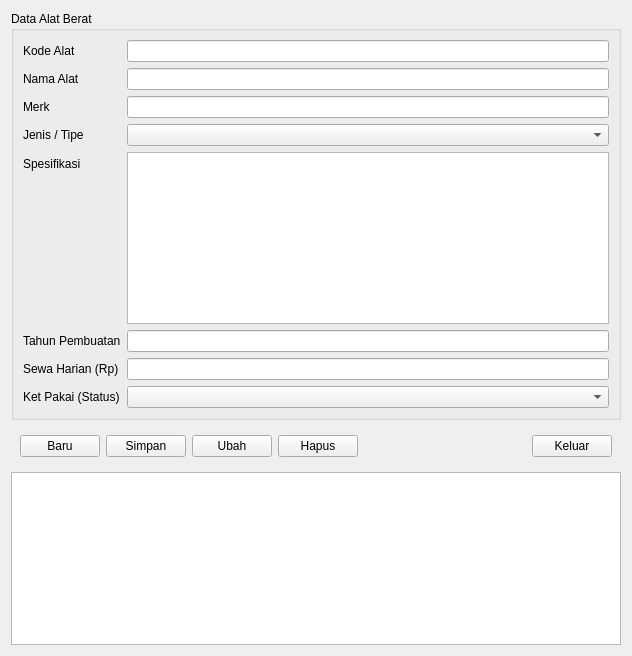
<?xml version="1.0" encoding="UTF-8"?>
<ui version="4.0">
 <class>Form</class>
 <widget class="QWidget" name="Form">
  <property name="geometry">
   <rect>
    <x>0</x>
    <y>0</y>
    <width>632</width>
    <height>656</height>
   </rect>
  </property>
  <property name="windowTitle">
   <string>Form Alat Berat</string>
  </property>
  <layout class="QVBoxLayout" name="verticalLayout">
   <item>
    <widget class="QGroupBox" name="groupBox">
     <property name="title">
      <string>Data Alat Berat</string>
     </property>
     <layout class="QFormLayout" name="formLayout">
      <item row="0" column="0">
       <widget class="QLabel" name="label">
        <property name="text">
         <string>Kode Alat</string>
        </property>
       </widget>
      </item>
      <item row="0" column="1">
       <widget class="QLineEdit" name="lineEdit_KodeAlat"/>
      </item>
      <item row="1" column="0">
       <widget class="QLabel" name="label_2">
        <property name="text">
         <string>Nama Alat</string>
        </property>
       </widget>
      </item>
      <item row="1" column="1">
       <widget class="QLineEdit" name="lineEdit_NamaAlat"/>
      </item>
      <item row="2" column="0">
       <widget class="QLabel" name="label_3">
        <property name="text">
         <string>Merk</string>
        </property>
       </widget>
      </item>
      <item row="2" column="1">
       <widget class="QLineEdit" name="lineEdit_Merk"/>
      </item>
      <item row="3" column="0">
       <widget class="QLabel" name="label_4">
        <property name="text">
         <string>Jenis / Tipe</string>
        </property>
       </widget>
      </item>
      <item row="3" column="1">
       <widget class="QComboBox" name="comboBox_Jenis"/>
      </item>
      <item row="4" column="0">
       <widget class="QLabel" name="label_5">
        <property name="text">
         <string>Spesifikasi</string>
        </property>
       </widget>
      </item>
      <item row="4" column="1">
       <widget class="QTextEdit" name="textEdit_Spesifikasi"/>
      </item>
      <item row="5" column="0">
       <widget class="QLabel" name="label_6">
        <property name="text">
         <string>Tahun Pembuatan</string>
        </property>
       </widget>
      </item>
      <item row="5" column="1">
       <widget class="QLineEdit" name="lineEdit_Tahun"/>
      </item>
      <item row="6" column="0">
       <widget class="QLabel" name="label_7">
        <property name="text">
         <string>Sewa Harian (Rp)</string>
        </property>
       </widget>
      </item>
      <item row="6" column="1">
       <widget class="QLineEdit" name="lineEdit_Sewa"/>
      </item>
      <item row="7" column="0">
       <widget class="QLabel" name="label_8">
        <property name="text">
         <string>Ket Pakai (Status)</string>
        </property>
       </widget>
      </item>
      <item row="7" column="1">
       <widget class="QComboBox" name="comboBox_Status"/>
      </item>
     </layout>
    </widget>
   </item>
   <item>
    <widget class="QFrame" name="frame">
     <layout class="QHBoxLayout" name="horizontalLayout">
      <item>
       <widget class="QPushButton" name="pushButton_Baru">
        <property name="text">
         <string>Baru</string>
        </property>
       </widget>
      </item>
      <item>
       <widget class="QPushButton" name="pushButton_Simpan">
        <property name="text">
         <string>Simpan</string>
        </property>
       </widget>
      </item>
      <item>
       <widget class="QPushButton" name="pushButton_Ubah">
        <property name="text">
         <string>Ubah</string>
        </property>
       </widget>
      </item>
      <item>
       <widget class="QPushButton" name="pushButton_Hapus">
        <property name="text">
         <string>Hapus</string>
        </property>
       </widget>
      </item>
      <item>
       <spacer name="horizontalSpacer">
        <property name="orientation">
         <enum>Qt::Orientation::Horizontal</enum>
        </property>
        <property name="sizeHint" stdset="0">
         <size>
          <width>40</width>
          <height>20</height>
         </size>
        </property>
       </spacer>
      </item>
      <item>
       <widget class="QPushButton" name="pushButton_Keluar">
        <property name="text">
         <string>Keluar</string>
        </property>
       </widget>
      </item>
     </layout>
    </widget>
   </item>
   <item>
    <widget class="QTableWidget" name="tableWidget"/>
   </item>
  </layout>
 </widget>
 <resources/>
 <connections/>
</ui>
